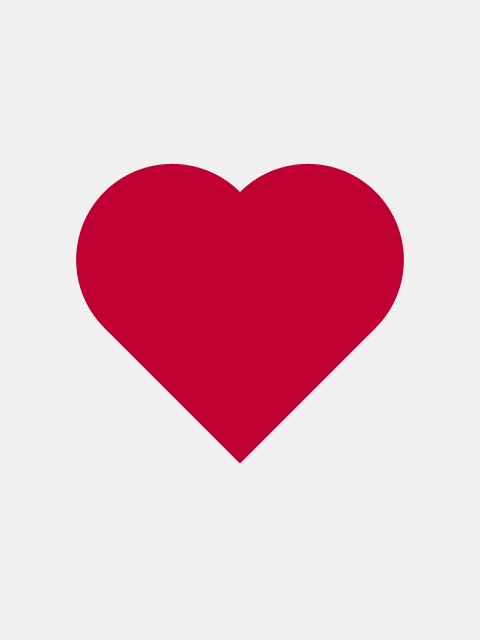
Frame 1 (no input)
Frame 2 (the mouse pressed at the canvas centre, redrawn once): identical to frame 1, image omitted

The Processing sketch that drew this single still picture (run headless with seeded random() and noise(); the mouse was pressed at the canvas centre and the sketch redrawn once):

// Processing sketch: love_story
// ── love_story.pde
// Manuale di Programmazione Cinematografica
// Daniele Olmisani, 2016

// Love Story (1970)


final color PAPER = color(240);
final color INK = color(190, 0, 50);


void setup() {
  size(480, 640);
  noLoop();
}


void draw() {
  
  final float S =  min(width, height);
  final float U = 0.002;
  
  final float L = 0.40;
  
  translate(0.5*width, 0.3*height);
  scale(L*S);
   
  background(PAPER);
  fill(INK);
  noStroke();
  
  ellipseMode(CENTER);
  
  pushMatrix();
  rotate(-QUARTER_PI);
  translate(-0.5, 0);
  
  ellipse(0, 0, 1, 1);
  rect(-.5, 0, 1, 1);
  
  popMatrix();
  rotate(QUARTER_PI);
  translate(0.5, 0);
  
  ellipse(0, 0, 1, 1);
  
  save("love-story.png");
}
